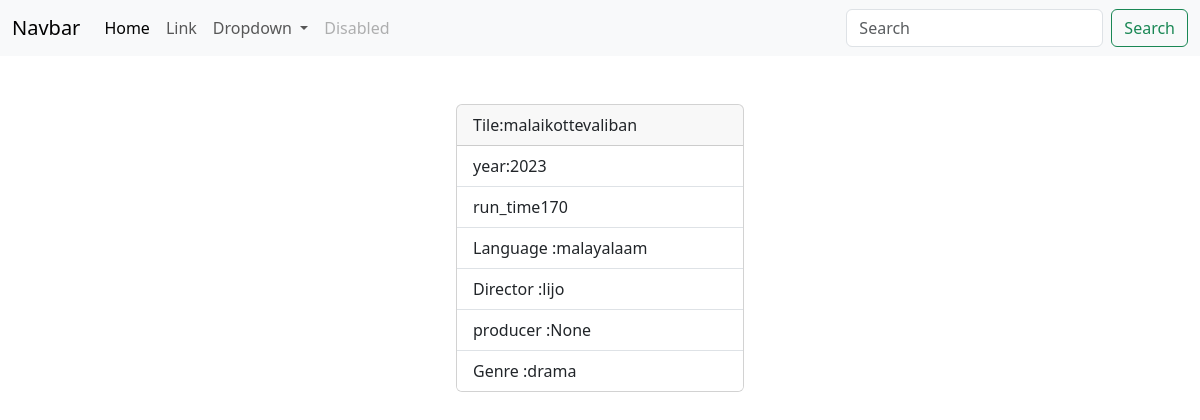
The app's page /movies/7/ with its own data.
### myapp/models.py (models this page shows, shortened)
class Movie(models.Model):
    title=models.CharField(max_length=200)
    year=models.CharField(max_length=200)
    director=models.CharField(max_length=200)
    run_time=models.PositiveIntegerField()
    language=models.CharField(max_length=200)
    genre=models.CharField(max_length=200)
    producer=models.CharField(max_length=200,null=True)

### myapp/views.py (the view)
# urls.py: path("movies/<int:pk>/",views.MovieDeatilView.as_view(),name="movie-detail"),
class MovieDeatilView(View):
    def get(self,request,*args,**kwargs):
        id=kwargs.get("pk")
        qs=Movie.objects.get(id=id)
        return render(request,"movie_detail.html",{"data":qs})

### myapp/templates/movie_detail.html
{%extends 'base.html'%}
{%block main_block%}
<div class="container mt-5 d-flex justify-content-center">
  <div class="card" style="width: 18rem;">
      <div class="card-header">
        Tile:{{data.title}}
      </div>
      <ul class="list-group list-group-flush">
        <li class="list-group-item">year:{{data.year}}</li>
        <li class="list-group-item">run_time{{data.run_time}}</li>
        <li class="list-group-item">Language :{{data.language}}</li>
        <li class="list-group-item">Director :{{data.director}}</li>
        <li class="list-group-item">producer :{{data.producer}}</li>
        <li class="list-group-item">Genre :{{data.genre}}</li>
      </ul>
    </div>
</div>
{%endblock%}

### records on screen
Movie: title "malaikottevaliban", year "2023", run_time "170", language "malayalaam", director "lijo", producer "None", genre "drama"
